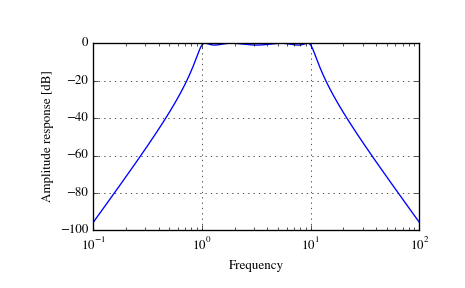

Write Python code to recreate this figure.
from scipy.signal import freqs, iirfilter

b, a = iirfilter(4, [1, 10], 1, 60, analog=True, ftype='cheby1')

w, h = freqs(b, a, worN=np.logspace(-1, 2, 1000))

import matplotlib.pyplot as plt
plt.semilogx(w, 20 * np.log10(abs(h)))
plt.xlabel('Frequency')
plt.ylabel('Amplitude response [dB]')
plt.grid()
plt.show()
